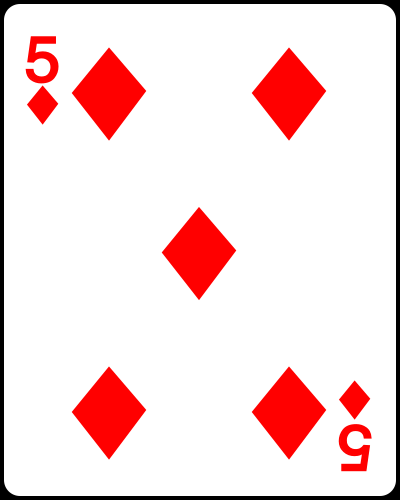
#> input picture samples/5_of_diamonds.png, 400 x 500 px, given as the content of the folder tattoos, which was not available
$ python tatoo-find.py
#> lines starting #> are read from the running program, lines starting #| are printed output that depends on the picture; pictures that were not available may be replaced by others from this repository, and a replacement may not be noted
import os
import numpy as np
import cv2
import helpers

def create_descriptors(folder):
    feature_detector = cv2.xfeatures2d.SIFT_create()
    files = []
    for (dirpath, dirnames, filenames) in os.walk(folder):
        files.extend(filenames)
    for f in files:
        create_descriptor(folder, f, feature_detector)

def create_descriptor(folder, image_path, feature_detector):
#> called with folder = 'tattoos', image_path = '5_of_diamonds.png'
    if not image_path.endswith('png'):
        print('skipping %s' % image_path)
        return
    print('reading %s' % image_path)
    img = cv2.imread(os.path.join(folder, image_path),
                     cv2.IMREAD_GRAYSCALE)
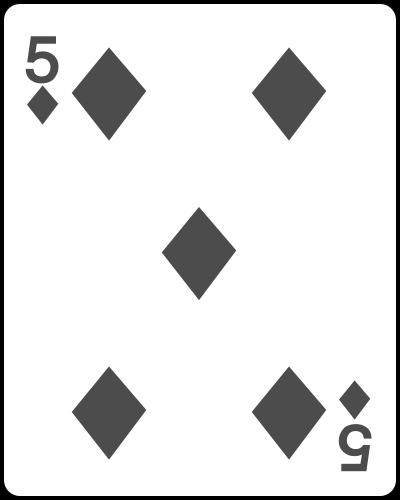
#> img: shape (500, 400); min 0, max 255, mean 227.5
    keypoints, descriptors = feature_detector.detectAndCompute(
        img, None)
#> keypoints = 95 keypoints; strongest (x, y, size): (199, 252, 42.5), (289, 93, 42.1), (109, 412, 42.2), (354, 399, 17)
    descriptor_file = image_path.replace('png', 'npy')
    np.save(os.path.join(folder, descriptor_file), descriptors)

# Read the query image
folder = 'tattoos'
create_descriptors(folder)

query = cv2.imread(os.path.join(folder, 'query.png'),
                   cv2.IMREAD_GRAYSCALE)

# create files, images, descriptors globals
files = []
images = []
descriptors = []
for (dispatch, dirnames, filenames) in os.walk(folder):
    files.extend(filenames)
    for f in files:
        if f.endswith('npy') and f != 'query.npy':
            descriptors.append(f)
print(descriptors)

# Create the SIFT detector
sift = cv2.xfeatures2d.SIFT_create()

# Perform SIFT feature detection and description on the
# query image
query_kp, query_ds = sift.detectAndCompute(query, None)
#> query_kp has the same summary as keypoints in create_descriptor

# Define FLANN-based matching parameters
FLANN_INDEX_KDTREE = 1
index_params = dict(algorithm=FLANN_INDEX_KDTREE, trees=5)
search_params = dict(checks=50)

# Create the FLANN matcher
flann = cv2.FlannBasedMatcher(index_params, search_params)

# Define the minimum number of good matches for a suspect
MIN_NUM_GOOD_MATCHES = 10

greatest_num_good_matches = 0
prime_suspect = None

print('>> Initiating picture scan...')
for d in descriptors:
    print('--------- analyzing %s for matches ---------' % d)
    matches = flann.knnMatch(
        query_ds, np.load(os.path.join(folder, d)), k=2)
    good_matches = []
    for m, n in matches:
        if m.distance < 0.7 * n.distance:
            good_matches.append(m)
    num_good_matches = len(good_matches)
    name = d.replace('.npy', '').upper()
    if num_good_matches >= MIN_NUM_GOOD_MATCHES:
        print('%s is a suspect! (%d matches)' % \
              (name, num_good_matches))
        if num_good_matches > greatest_num_good_matches:
            greatest_num_good_matches = num_good_matches
            prime_suspect = name
    else:
        print('%s is NOT a suspect. (%d matches)' % \
              (name, num_good_matches))
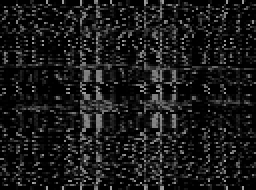
#> query_ds: shape (95, 128) float32 (shown 2 times larger); min 0, max 173, mean 25.2
#> after the loop, greatest_num_good_matches = 0

if prime_suspect is not None:
    print('Prime suspect is %s.' % prime_suspect)
else:
    print('There is no suspect.')

$ run again, on samples/beans.jpg
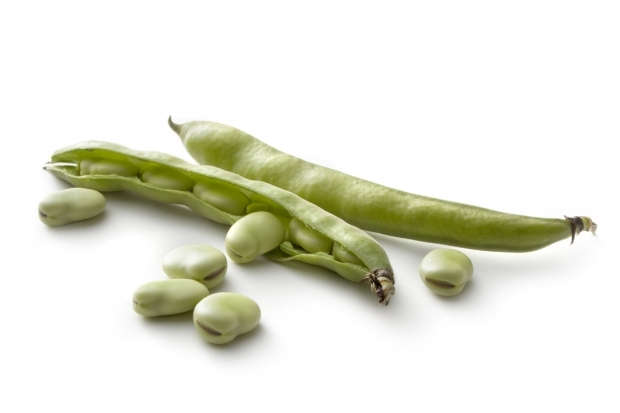
#> input picture samples/beans.jpg, 620 x 413 px, given in place of query.png, which was not available
#> `query = cv2.imread(os.path.join(folder, 'query.png'), cv2.IMREAD_GRAYS..`:
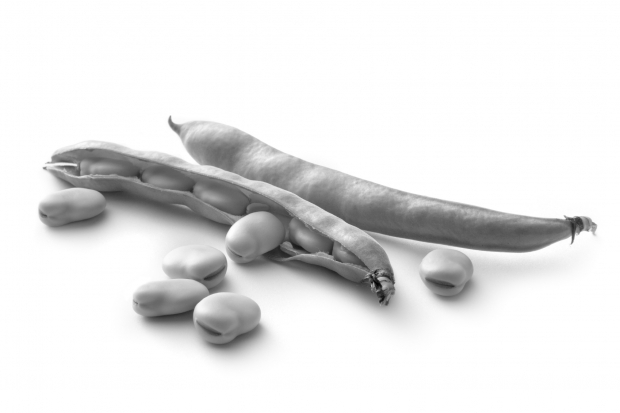
#> query: shape (413, 620); min 4, max 255, mean 228.4
#> query_kp = 250 keypoints; strongest (x, y, size): (576, 225, 12.9), (162, 311, 29.5), (448, 287, 23.2), (106, 186, 60.7)
#> after the loop `for d in descriptors:`:
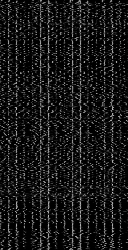
#> query_ds: shape (250, 128) float32; min 0, max 207, mean 23.8
#> after the loop `for d in descriptors:`: greatest_num_good_matches = 0
